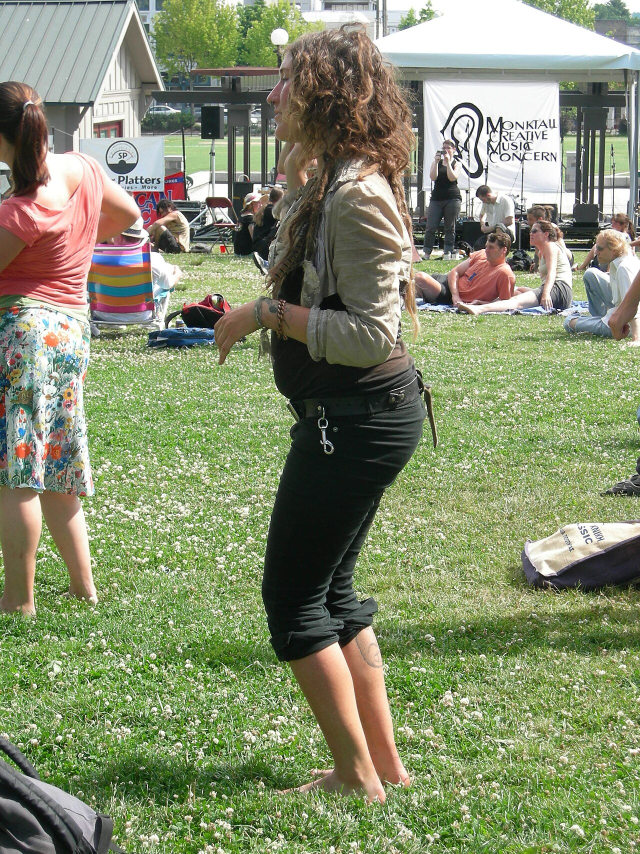
#> input picture stock/dance_park.jpg, 1280 x 1707 px (shown at 1/2 size); its folder holds only this picture in this run
$ python make_stills.py
#> lines starting #> are read from the running program, lines starting #| are printed output that depends on the picture
# Renders before/after stills of every LENSKID look on free stock photos (see stock/CREDITS.txt).
import subprocess, sys, os
from PIL import Image, ImageDraw, ImageFont
R = os.path.dirname(os.path.abspath(__file__)) + "/.."
BIN = sys.argv[1] if len(sys.argv) > 1 else R + "/build_render_still"
OUT = sys.argv[2] if len(sys.argv) > 2 else R + "/dist/stills"
os.makedirs(OUT, exist_ok=True)
NAMES = ["Boketto Moody Vintage", "Overexposed Dream", "Dashcam Junk", "Super 8", "Melt Signal", "Infrared Ghost", "Thermal Heart"]
SLUG = ["01-boketto", "02-overexposed-dream", "03-dashcam-junk", "04-super8", "05-melt-signal", "06-infrared-ghost", "07-thermal-heart"]
# (photo, extra args, label suffix)
PLAN = {0: [("dance_park", [], ""), ("street_dance", [], "")], 1: [("dance_park", [], ""), ("golden_portrait", [], "")],
        2: [("road_spring", [], ""), ("road_windshield", [], "")], 3: [("street_dance", ["leaks=1"], " + light leaks"), ("dance_park", [], "")],
        4: [("street_dance", ["7"], ""), ("dance_park", ["0", "beat=1"], " on a beat hit")], 5: [("green_lawn", [], ""), ("street_dance", [], "")],
        6: [("dance_park", [], ""), ("street_dance", [], ""), ("dance_park", ["real=0.45"], " + 45% real colour")]}
FONT = ImageFont.truetype("/usr/share/fonts/truetype/dejavu/DejaVuSans-Bold.ttf", 26)
def prep(name, H=720):
#> called with name = 'dance_park', H = 720
    im = Image.open(f"{R}/stock/{name}.jpg").convert("RGB")
#> im is the input picture: PIL image 1280x1707 RGB; mean R, G, B 133.2, 141.5, 109.5
    im = im.resize((round(im.width * H / im.height) // 2 * 2 + 1 if name == "golden_portrait" else round(im.width * H / im.height), H), Image.LANCZOS)
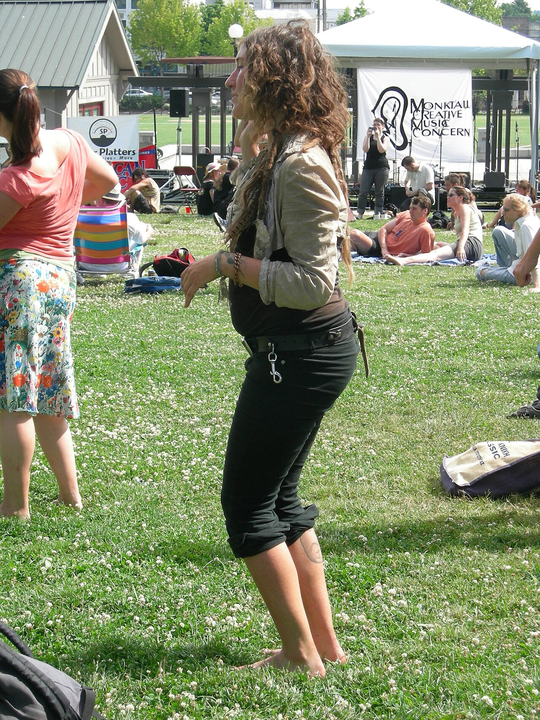
#> im: PIL image 540x720 RGB; mean R, G, B 133.1, 141.4, 109.5
    p = f"/tmp/lk_{name}.ppm"; im.save(p); return im, p
def label(im, text):
    d = ImageDraw.Draw(im); d.rectangle([0, 0, d.textlength(text, font=FONT) + 24, 42], fill=(0, 0, 0)); d.text((12, 6), text, font=FONT, fill=(255, 255, 255))
only = [int(a) for a in sys.argv[3:]] if len(sys.argv) > 3 else range(7)
for L in only:
    for j, (name, extra, suffix) in enumerate(PLAN[L]):
        before, p = prep(name)
#> p = '/tmp/lk_dance_park.ppm'
        o = f"/tmp/lk_out_{L}_{j}.ppm"
        subprocess.run([BIN, p, o, str(L)] + extra, check=True)
#> (this line was passed over: subprocess is not available in this run)
#> (the run stopped early here; a loop or call above may not have finished)
